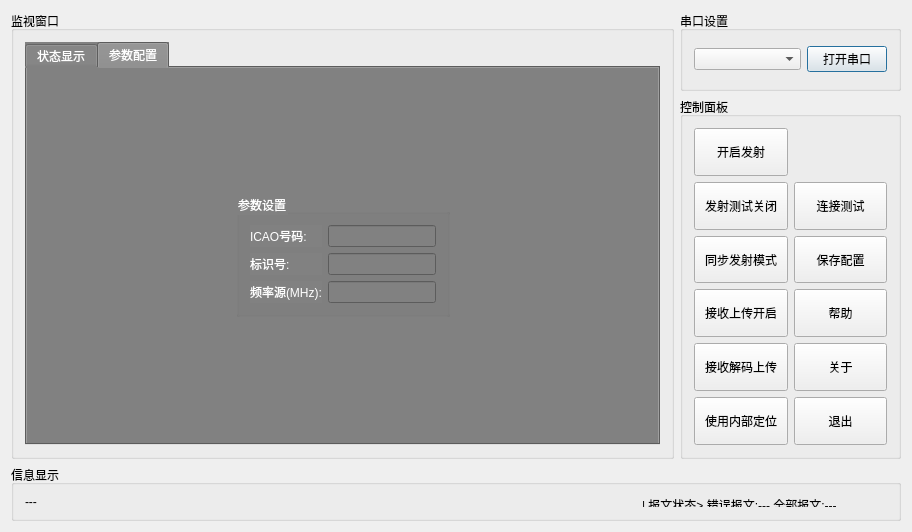
<?xml version="1.0" encoding="UTF-8"?>
<ui version="4.0">
 <class>TransPanelClass</class>
 <widget class="QDialog" name="TransPanelClass">
  <property name="geometry">
   <rect>
    <x>0</x>
    <y>0</y>
    <width>912</width>
    <height>532</height>
   </rect>
  </property>
  <property name="windowTitle">
   <string>ADS-B Trans Monitor V0.1 (测试版)</string>
  </property>
  <layout class="QVBoxLayout" name="verticalLayout_3">
   <item>
    <layout class="QVBoxLayout" name="verticalLayout_2">
     <item>
      <layout class="QHBoxLayout" name="horizontalLayout" stretch="6,2">
       <item>
        <widget class="QGroupBox" name="groupBox_monwnd">
         <property name="styleSheet">
          <string notr="true"/>
         </property>
         <property name="title">
          <string>监视窗口</string>
         </property>
         <layout class="QVBoxLayout" name="verticalLayout_5">
          <item>
           <widget class="QTabWidget" name="tabWidget">
            <property name="styleSheet">
             <string notr="true">background-color: rgb(129, 129, 129);
color:white ;
font: 75 11pt &quot;微软雅黑&quot;;
</string>
            </property>
            <property name="currentIndex">
             <number>1</number>
            </property>
            <widget class="QWidget" name="tab">
             <attribute name="title">
              <string>状态显示</string>
             </attribute>
             <layout class="QHBoxLayout" name="horizontalLayout_3">
              <item>
               <widget class="QGroupBox" name="groupBox_5">
                <property name="title">
                 <string>系统参数</string>
                </property>
                <layout class="QVBoxLayout" name="verticalLayout_8">
                 <item>
                  <widget class="QLabel" name="label_si_devtime">
                   <property name="text">
                    <string>设备时间:未知</string>
                   </property>
                  </widget>
                 </item>
                 <item>
                  <widget class="QLabel" name="label_si_icaoaddr">
                   <property name="text">
                    <string>ICAO地址:---</string>
                   </property>
                  </widget>
                 </item>
                 <item>
                  <widget class="QLabel" name="label_si_ID">
                   <property name="text">
                    <string>ID号码:---</string>
                   </property>
                  </widget>
                 </item>
                 <item>
                  <widget class="QLabel" name="label_si_satcount">
                   <property name="text">
                    <string>搜星个数:---</string>
                   </property>
                  </widget>
                 </item>
                 <item>
                  <widget class="QLabel" name="label_si_lon">
                   <property name="text">
                    <string>经度:---</string>
                   </property>
                  </widget>
                 </item>
                 <item>
                  <widget class="QLabel" name="label_si_lat">
                   <property name="text">
                    <string>纬度:---</string>
                   </property>
                  </widget>
                 </item>
                 <item>
                  <widget class="QLabel" name="label_si_alt">
                   <property name="text">
                    <string>高度:---</string>
                   </property>
                  </widget>
                 </item>
                 <item>
                  <widget class="QLabel" name="label_si_revcount">
                   <property name="text">
                    <string>接收量:---</string>
                   </property>
                  </widget>
                 </item>
                 <item>
                  <widget class="QLabel" name="label_si_tmp">
                   <property name="text">
                    <string>温度:---</string>
                   </property>
                  </widget>
                 </item>
                 <item>
                  <widget class="QLabel" name="label_si_hpa">
                   <property name="text">
                    <string>气压:---</string>
                   </property>
                  </widget>
                 </item>
                 <item>
                  <spacer name="verticalSpacer_5">
                   <property name="orientation">
                    <enum>Qt::Vertical</enum>
                   </property>
                   <property name="sizeHint" stdset="0">
                    <size>
                     <width>20</width>
                     <height>40</height>
                    </size>
                   </property>
                  </spacer>
                 </item>
                </layout>
               </widget>
              </item>
              <item>
               <widget class="QGroupBox" name="groupBox_6">
                <property name="title">
                 <string>组件状态</string>
                </property>
                <layout class="QVBoxLayout" name="verticalLayout_9">
                 <item>
                  <widget class="QLabel" name="label_zi_frp">
                   <property name="text">
                    <string>频率源已锁定</string>
                   </property>
                  </widget>
                 </item>
                 <item>
                  <widget class="QLabel" name="label_zi_loc">
                   <property name="text">
                    <string>定位系统异常</string>
                   </property>
                  </widget>
                 </item>
                 <item>
                  <widget class="QLabel" name="label_zi_tmp">
                   <property name="text">
                    <string>温度传感器正常</string>
                   </property>
                  </widget>
                 </item>
                 <item>
                  <widget class="QLabel" name="label_zi_hpa">
                   <property name="text">
                    <string>气压传感器正常</string>
                   </property>
                  </widget>
                 </item>
                 <item>
                  <spacer name="verticalSpacer_3">
                   <property name="orientation">
                    <enum>Qt::Vertical</enum>
                   </property>
                   <property name="sizeHint" stdset="0">
                    <size>
                     <width>20</width>
                     <height>224</height>
                    </size>
                   </property>
                  </spacer>
                 </item>
                </layout>
               </widget>
              </item>
              <item>
               <widget class="QGroupBox" name="groupBox_7">
                <property name="title">
                 <string>交互状态</string>
                </property>
                <layout class="QVBoxLayout" name="verticalLayout_10">
                 <item>
                  <widget class="QLabel" name="label_jh_emit">
                   <property name="text">
                    <string>发射已关闭</string>
                   </property>
                  </widget>
                 </item>
                 <item>
                  <widget class="QLabel" name="label_jh_emit_test">
                   <property name="text">
                    <string>发射测试启动</string>
                   </property>
                  </widget>
                 </item>
                 <item>
                  <widget class="QLabel" name="label_jh_nor_emit">
                   <property name="text">
                    <string>正常发射模式</string>
                   </property>
                  </widget>
                 </item>
                 <item>
                  <widget class="QLabel" name="label_jh_upload">
                   <property name="text">
                    <string>接收上传关闭</string>
                   </property>
                  </widget>
                 </item>
                 <item>
                  <widget class="QLabel" name="label_jh_rcv_upload">
                   <property name="text">
                    <string>接收原始上传</string>
                   </property>
                  </widget>
                 </item>
                 <item>
                  <widget class="QLabel" name="label_jh_out_loc">
                   <property name="text">
                    <string>使用外部定位系统</string>
                   </property>
                  </widget>
                 </item>
                 <item>
                  <spacer name="verticalSpacer_4">
                   <property name="orientation">
                    <enum>Qt::Vertical</enum>
                   </property>
                   <property name="sizeHint" stdset="0">
                    <size>
                     <width>20</width>
                     <height>172</height>
                    </size>
                   </property>
                  </spacer>
                 </item>
                </layout>
               </widget>
              </item>
             </layout>
            </widget>
            <widget class="QWidget" name="tab_2">
             <attribute name="title">
              <string>参数配置</string>
             </attribute>
             <layout class="QHBoxLayout" name="horizontalLayout_8">
              <item>
               <layout class="QHBoxLayout" name="horizontalLayout_7">
                <item>
                 <spacer name="horizontalSpacer">
                  <property name="orientation">
                   <enum>Qt::Horizontal</enum>
                  </property>
                  <property name="sizeHint" stdset="0">
                   <size>
                    <width>40</width>
                    <height>20</height>
                   </size>
                  </property>
                 </spacer>
                </item>
                <item>
                 <layout class="QVBoxLayout" name="verticalLayout_7">
                  <item>
                   <spacer name="verticalSpacer">
                    <property name="orientation">
                     <enum>Qt::Vertical</enum>
                    </property>
                    <property name="sizeHint" stdset="0">
                     <size>
                      <width>20</width>
                      <height>40</height>
                     </size>
                    </property>
                   </spacer>
                  </item>
                  <item>
                   <widget class="QGroupBox" name="groupBox_8">
                    <property name="title">
                     <string>参数设置</string>
                    </property>
                    <layout class="QVBoxLayout" name="verticalLayout_6">
                     <item>
                      <layout class="QHBoxLayout" name="horizontalLayout_5">
                       <item>
                        <widget class="QLabel" name="label_21">
                         <property name="text">
                          <string>ICAO号码:</string>
                         </property>
                        </widget>
                       </item>
                       <item>
                        <widget class="QLineEdit" name="lineEdit_icaoaddr">
                         <property name="sizePolicy">
                          <sizepolicy hsizetype="Fixed" vsizetype="Fixed">
                           <horstretch>0</horstretch>
                           <verstretch>0</verstretch>
                          </sizepolicy>
                         </property>
                        </widget>
                       </item>
                      </layout>
                     </item>
                     <item>
                      <layout class="QHBoxLayout" name="horizontalLayout_6">
                       <item>
                        <widget class="QLabel" name="label_22">
                         <property name="text">
                          <string>标识号:</string>
                         </property>
                        </widget>
                       </item>
                       <item>
                        <widget class="QLineEdit" name="lineEdit_trID">
                         <property name="sizePolicy">
                          <sizepolicy hsizetype="Fixed" vsizetype="Fixed">
                           <horstretch>0</horstretch>
                           <verstretch>0</verstretch>
                          </sizepolicy>
                         </property>
                        </widget>
                       </item>
                      </layout>
                     </item>
                     <item>
                      <layout class="QHBoxLayout" name="horizontalLayout_9">
                       <item>
                        <widget class="QLabel" name="label_23">
                         <property name="text">
                          <string>频率源(MHz):</string>
                         </property>
                        </widget>
                       </item>
                       <item>
                        <widget class="QLineEdit" name="lineEdit_ply">
                         <property name="sizePolicy">
                          <sizepolicy hsizetype="Fixed" vsizetype="Fixed">
                           <horstretch>0</horstretch>
                           <verstretch>0</verstretch>
                          </sizepolicy>
                         </property>
                        </widget>
                       </item>
                      </layout>
                     </item>
                    </layout>
                   </widget>
                  </item>
                  <item>
                   <spacer name="verticalSpacer_2">
                    <property name="orientation">
                     <enum>Qt::Vertical</enum>
                    </property>
                    <property name="sizeHint" stdset="0">
                     <size>
                      <width>20</width>
                      <height>40</height>
                     </size>
                    </property>
                   </spacer>
                  </item>
                 </layout>
                </item>
                <item>
                 <spacer name="horizontalSpacer_2">
                  <property name="orientation">
                   <enum>Qt::Horizontal</enum>
                  </property>
                  <property name="sizeHint" stdset="0">
                   <size>
                    <width>40</width>
                    <height>20</height>
                   </size>
                  </property>
                 </spacer>
                </item>
               </layout>
              </item>
             </layout>
            </widget>
           </widget>
          </item>
         </layout>
        </widget>
       </item>
       <item>
        <layout class="QVBoxLayout" name="verticalLayout" stretch="0,0">
         <item>
          <widget class="QGroupBox" name="groupBox_serial_set">
           <property name="sizePolicy">
            <sizepolicy hsizetype="Preferred" vsizetype="Minimum">
             <horstretch>0</horstretch>
             <verstretch>0</verstretch>
            </sizepolicy>
           </property>
           <property name="minimumSize">
            <size>
             <width>0</width>
             <height>80</height>
            </size>
           </property>
           <property name="title">
            <string>串口设置</string>
           </property>
           <layout class="QVBoxLayout" name="verticalLayout_4">
            <item>
             <layout class="QHBoxLayout" name="horizontalLayout_2">
              <property name="sizeConstraint">
               <enum>QLayout::SetDefaultConstraint</enum>
              </property>
              <item>
               <widget class="QComboBox" name="comboBox_serialport">
                <property name="sizePolicy">
                 <sizepolicy hsizetype="Preferred" vsizetype="Fixed">
                  <horstretch>0</horstretch>
                  <verstretch>0</verstretch>
                 </sizepolicy>
                </property>
                <property name="minimumSize">
                 <size>
                  <width>0</width>
                  <height>20</height>
                 </size>
                </property>
               </widget>
              </item>
              <item>
               <widget class="QPushButton" name="pushButton_com_open">
                <property name="sizePolicy">
                 <sizepolicy hsizetype="Fixed" vsizetype="Fixed">
                  <horstretch>0</horstretch>
                  <verstretch>0</verstretch>
                 </sizepolicy>
                </property>
                <property name="text">
                 <string>打开串口</string>
                </property>
               </widget>
              </item>
             </layout>
            </item>
           </layout>
          </widget>
         </item>
         <item>
          <widget class="QGroupBox" name="groupBox_control_panel">
           <property name="sizePolicy">
            <sizepolicy hsizetype="Preferred" vsizetype="Expanding">
             <horstretch>0</horstretch>
             <verstretch>0</verstretch>
            </sizepolicy>
           </property>
           <property name="title">
            <string>控制面板</string>
           </property>
           <layout class="QGridLayout" name="gridLayout">
            <item row="0" column="0">
             <widget class="QPushButton" name="pushButton_emit">
              <property name="sizePolicy">
               <sizepolicy hsizetype="Minimum" vsizetype="Minimum">
                <horstretch>0</horstretch>
                <verstretch>0</verstretch>
               </sizepolicy>
              </property>
              <property name="text">
               <string>开启发射</string>
              </property>
             </widget>
            </item>
            <item row="1" column="0">
             <widget class="QPushButton" name="pushButton_emit_test">
              <property name="sizePolicy">
               <sizepolicy hsizetype="Minimum" vsizetype="Minimum">
                <horstretch>0</horstretch>
                <verstretch>0</verstretch>
               </sizepolicy>
              </property>
              <property name="text">
               <string>发射测试关闭</string>
              </property>
             </widget>
            </item>
            <item row="1" column="1">
             <widget class="QPushButton" name="pushButton_connect_test">
              <property name="sizePolicy">
               <sizepolicy hsizetype="Minimum" vsizetype="Minimum">
                <horstretch>0</horstretch>
                <verstretch>0</verstretch>
               </sizepolicy>
              </property>
              <property name="text">
               <string>连接测试</string>
              </property>
             </widget>
            </item>
            <item row="2" column="0">
             <widget class="QPushButton" name="pushButton_emit_mode">
              <property name="sizePolicy">
               <sizepolicy hsizetype="Minimum" vsizetype="Minimum">
                <horstretch>0</horstretch>
                <verstretch>0</verstretch>
               </sizepolicy>
              </property>
              <property name="text">
               <string>同步发射模式</string>
              </property>
             </widget>
            </item>
            <item row="2" column="1">
             <widget class="QPushButton" name="pushButton_save_cfg">
              <property name="sizePolicy">
               <sizepolicy hsizetype="Minimum" vsizetype="Minimum">
                <horstretch>0</horstretch>
                <verstretch>0</verstretch>
               </sizepolicy>
              </property>
              <property name="text">
               <string>保存配置</string>
              </property>
             </widget>
            </item>
            <item row="3" column="0">
             <widget class="QPushButton" name="pushButton_rcv_upload">
              <property name="sizePolicy">
               <sizepolicy hsizetype="Minimum" vsizetype="Minimum">
                <horstretch>0</horstretch>
                <verstretch>0</verstretch>
               </sizepolicy>
              </property>
              <property name="text">
               <string>接收上传开启</string>
              </property>
             </widget>
            </item>
            <item row="3" column="1">
             <widget class="QPushButton" name="pushButton_help">
              <property name="sizePolicy">
               <sizepolicy hsizetype="Minimum" vsizetype="Minimum">
                <horstretch>0</horstretch>
                <verstretch>0</verstretch>
               </sizepolicy>
              </property>
              <property name="text">
               <string>帮助</string>
              </property>
             </widget>
            </item>
            <item row="4" column="0">
             <widget class="QPushButton" name="pushButton_rcv_upload_mode">
              <property name="sizePolicy">
               <sizepolicy hsizetype="Minimum" vsizetype="Minimum">
                <horstretch>0</horstretch>
                <verstretch>0</verstretch>
               </sizepolicy>
              </property>
              <property name="text">
               <string>接收解码上传</string>
              </property>
             </widget>
            </item>
            <item row="4" column="1">
             <widget class="QPushButton" name="pushButton_about">
              <property name="sizePolicy">
               <sizepolicy hsizetype="Minimum" vsizetype="Minimum">
                <horstretch>0</horstretch>
                <verstretch>0</verstretch>
               </sizepolicy>
              </property>
              <property name="text">
               <string>关于</string>
              </property>
             </widget>
            </item>
            <item row="5" column="0">
             <widget class="QPushButton" name="pushButton_gps_source">
              <property name="sizePolicy">
               <sizepolicy hsizetype="Minimum" vsizetype="Minimum">
                <horstretch>0</horstretch>
                <verstretch>0</verstretch>
               </sizepolicy>
              </property>
              <property name="text">
               <string>使用内部定位</string>
              </property>
             </widget>
            </item>
            <item row="5" column="1">
             <widget class="QPushButton" name="pushButton_exit">
              <property name="sizePolicy">
               <sizepolicy hsizetype="Minimum" vsizetype="Minimum">
                <horstretch>0</horstretch>
                <verstretch>0</verstretch>
               </sizepolicy>
              </property>
              <property name="text">
               <string>退出</string>
              </property>
             </widget>
            </item>
           </layout>
          </widget>
         </item>
        </layout>
       </item>
      </layout>
     </item>
     <item>
      <widget class="QGroupBox" name="groupBox_info">
       <property name="sizePolicy">
        <sizepolicy hsizetype="Preferred" vsizetype="Fixed">
         <horstretch>0</horstretch>
         <verstretch>0</verstretch>
        </sizepolicy>
       </property>
       <property name="minimumSize">
        <size>
         <width>0</width>
         <height>50</height>
        </size>
       </property>
       <property name="styleSheet">
        <string notr="true"/>
       </property>
       <property name="title">
        <string>信息显示</string>
       </property>
       <layout class="QHBoxLayout" name="horizontalLayout_4" stretch="5,2">
        <item>
         <widget class="QLabel" name="label_info_show">
          <property name="text">
           <string>---</string>
          </property>
         </widget>
        </item>
        <item>
         <widget class="QLabel" name="label_msg_info">
          <property name="text">
           <string>&lt;html&gt;&lt;head/&gt;&lt;body&gt;&lt;p&gt;| 报文状态&amp;gt; 错误报文:---  全部报文:---&lt;/p&gt;&lt;/body&gt;&lt;/html&gt;</string>
          </property>
         </widget>
        </item>
       </layout>
      </widget>
     </item>
    </layout>
   </item>
  </layout>
 </widget>
 <layoutdefault spacing="6" margin="11"/>
 <resources>
  <include location="transpanel.qrc"/>
 </resources>
 <connections/>
</ui>
